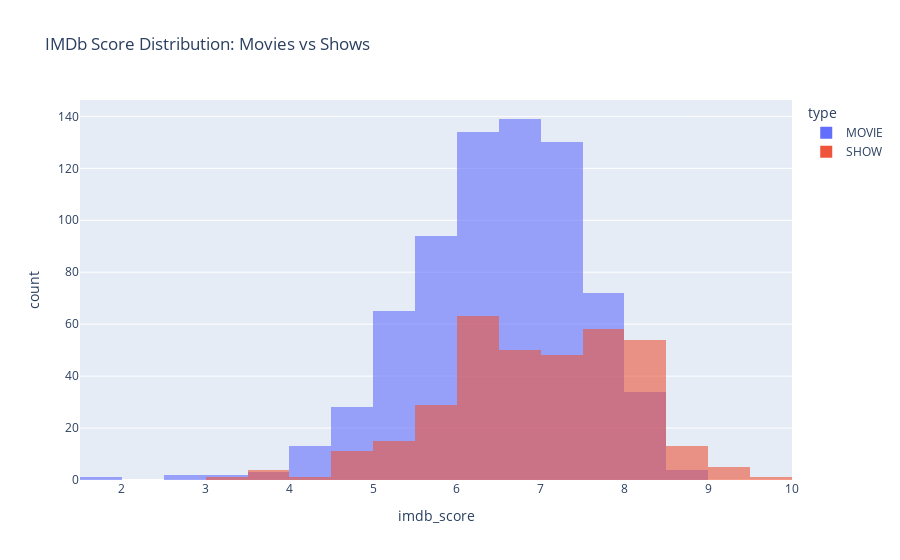

Notebook code for this chart:
### Code cell
fig = px.histogram(
    df1,
    x='imdb_score',
    color='type',
    nbins=30,
    barmode='overlay',
    title='IMDb Score Distribution: Movies vs Shows',
    opacity=0.6
)
fig.show()

### Figure 1 — Plotly figure (JSON) as saved in the notebook; plotly's stock layout.template omitted (floating-point values rounded to 4 significant figures; data arrays with more than 128 entries replaced by an {"elided": "..."} marker saying what was removed)
{"data": [{"alignmentgroup": "True", "bingroup": "x", "hovertemplate": "type=MOVIE<br>imdb_score=%{x}<br>count=%{y}<extra></extra>", "legendgroup": "MOVIE", "marker": {"color": "#636efa", "opacity": 0.6, "pattern": {"shape": ""}}, "name": "MOVIE", "nbinsx": 30, "offsetgroup": "MOVIE", "orientation": "v", "showlegend": true, "type": "histogram", "x": {"elided": "1093 float values"}, "xaxis": "x", "yaxis": "y"}, {"alignmentgroup": "True", "bingroup": "x", "hovertemplate": "type=SHOW<br>imdb_score=%{x}<br>count=%{y}<extra></extra>", "legendgroup": "SHOW", "marker": {"color": "#EF553B", "opacity": 0.6, "pattern": {"shape": ""}}, "name": "SHOW", "nbinsx": 30, "offsetgroup": "SHOW", "orientation": "v", "showlegend": true, "type": "histogram", "x": {"elided": "407 float values"}, "xaxis": "x", "yaxis": "y"}], "layout": {"autosize": true, "barmode": "overlay", "legend": {"title": {"text": "type"}, "tracegroupgap": 0}, "title": {"text": "IMDb Score Distribution: Movies vs Shows"}, "xaxis": {"anchor": "y", "autorange": true, "domain": [0, 1], "range": [1.5, 10], "title": {"text": "imdb_score"}, "type": "linear"}, "yaxis": {"anchor": "x", "autorange": true, "domain": [0, 1], "range": [0, 146.3], "title": {"text": "count"}}}}
